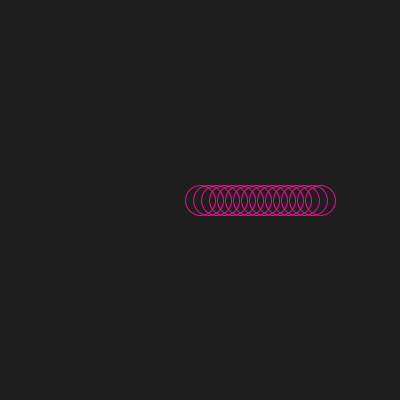
Frame 1 (no input)
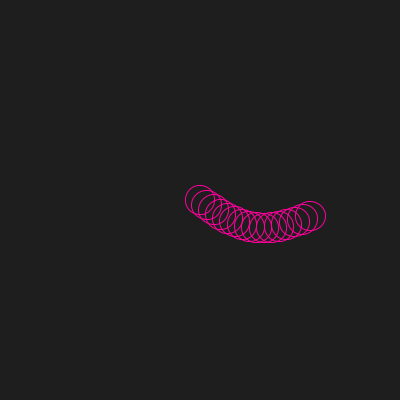
Frame 60 (the mouse pressed at the canvas centre just before this capture)
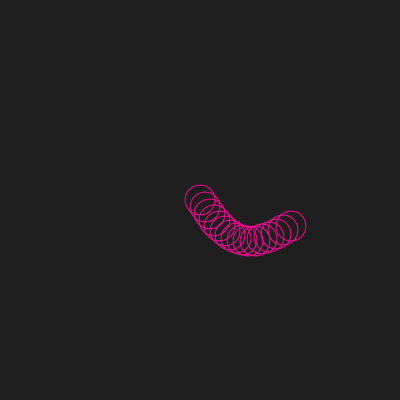
Frame 120 (the mouse held since frame 60 and released just before this capture)

The Processing sketch that drew these frames (run headless with seeded random() and noise(); from frame 60 on, the mouse is pressed at the canvas centre):

// Processing sketch: sketch_loop_sine_cos_4
// ── sketch_loop_sine_cos_4.pde
int r = 30;
float y = 0;
float mult = 25;

void setup() {
  size(400, 400);
  stroke(255, 0, 155);
  noFill();
}

void draw() {
  
  background(30);
  
  translate(width/2, height/2);
  rotate(y/100);
  
  //PI * 2 = 1 circulo completo = 360 graus
  for(float angle = 0; angle < PI; angle += 0.2){
    
                                                    //sin(y/2)
    ellipse(angle * cos(y/2) * 40, sin(-angle) * sin(y) * 30, r, r);  
  }
 
  y += 0.2;
}
